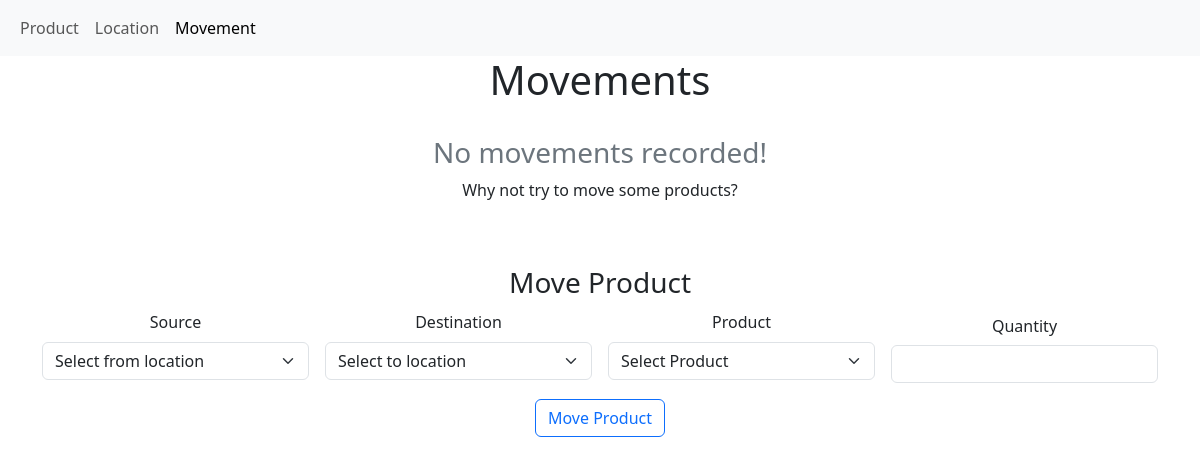
Page /Add/Edit/ViewProductMovement/ on the earlier database version.
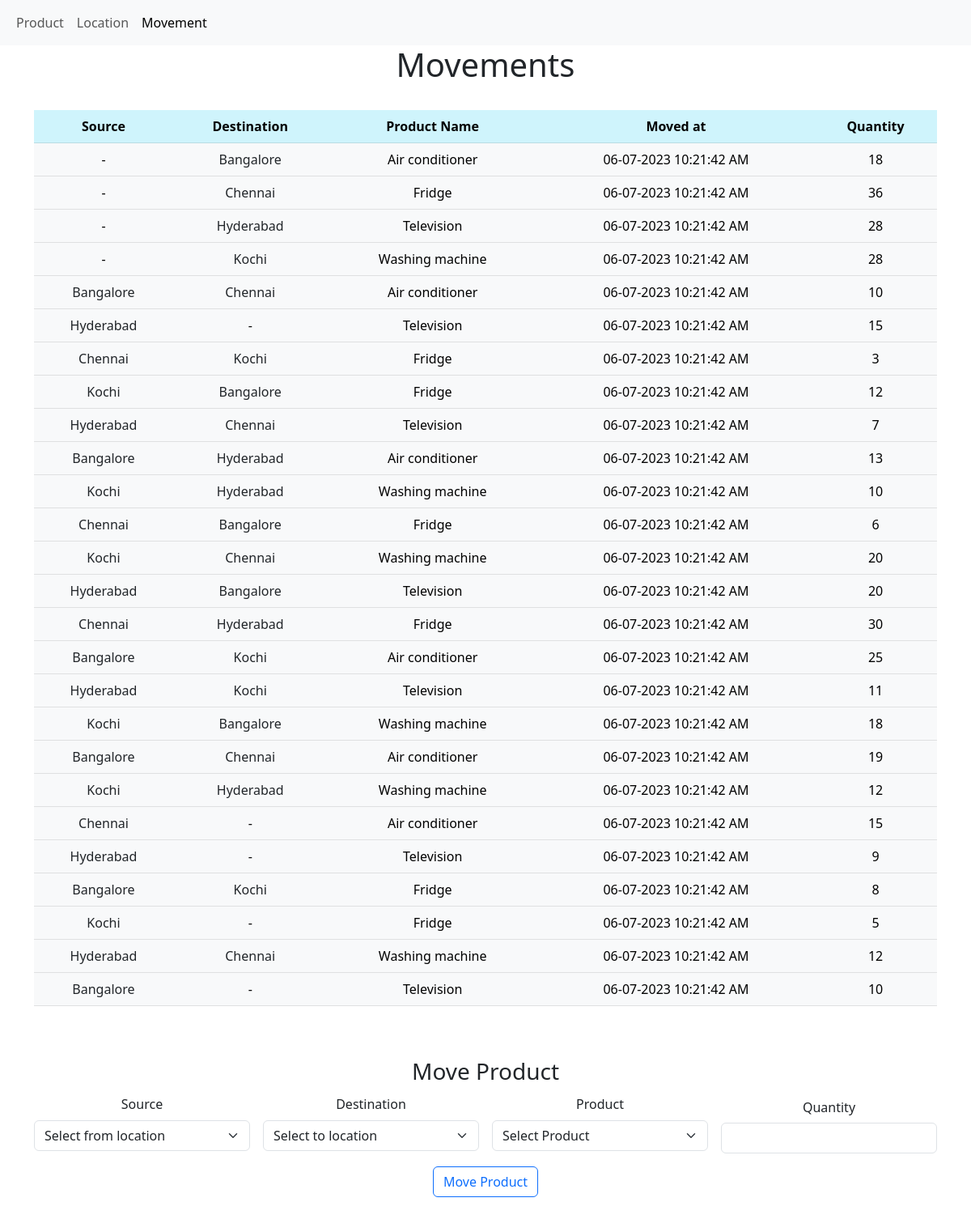
Same page on the later database version.
### core/models.py (models this page shows, shortened)
class ProductMovement(db.Model):
    movement_id = db.Column(db.Integer, primary_key=True)
    timestamp = db.Column(db.DateTime, default=datetime.now())
    from_location_id = db.Column(db.Integer, db.ForeignKey("location.location_id"))
    to_location_id = db.Column(db.Integer, db.ForeignKey("location.location_id"))
    product_id = db.Column(db.Integer, db.ForeignKey("product.product_id"))
    quantity = db.Column(db.Integer, nullable=False)
    product = db.relationship("Product", foreign_keys=[product_id])
    from_location = db.relationship("Location", foreign_keys=[from_location_id])
    to_location = db.relationship("Location", foreign_keys=[to_location_id])

class Location(db.Model):
    location_id = db.Column(db.Integer, primary_key=True)
    name = db.Column(db.String(30), unique=True, nullable=False)

class Product(db.Model):
    product_id = db.Column(db.Integer, primary_key=True)
    name = db.Column(db.String(30), unique=True, nullable=False)

### core/routes.py (the view, shortened to what this page needs)
@app.route("/Add/Edit/ViewProductMovement/", methods=["GET", "POST"])
def movement():
    movements = ProductMovement.query.order_by(ProductMovement.timestamp.asc()).all()
    products = Product.query.order_by(Product.name).all()
    locations = Location.query.order_by(Location.name).all()
    context = {"movements": movements, "products": products, "locations": locations}
    return render_template("movement.html", context=context)

### core/templates/movement.html (shortened to what this page needs)
{% extends 'base.html' %}
{% block movement_nav %} active {% endblock %}
{% block content %}
<div class="container-fluid text-center">
  <h1>Movements</h1>
  <br />
  <div class="container-sm">
    {% if context.movements %}
    <table class="table table-info table-hover">
      <thead>
        <tr>
          <th scope="col">Source</th>
          <th scope="col">Destination</th>
          <th scope="col">Product Name</th>
          <th scope="col">Moved at</th>
          <th scope="col">Quantity</th>
        </tr>
      </thead>
      <tbody>
        {% for movement in context.movements %}
        <tr class="table-light">
          {% if movement.from_location %}
          <td>
            <a
              class="link-dark link-offset-2 link-underline link-underline-opacity-0"
              href="{{ url_for('warehouse') + '?location=' + movement.from_location.name}}"
            >
              {{movement.from_location.name}}</a
            >
          </td>
          {% else %}
          <td>-</td>
          {% endif %}
          {% if movement.to_location %}
          <td>
            <a
              class="link-dark link-offset-2 link-underline link-underline-opacity-0"
              href="{{ url_for('warehouse') + '?location=' + movement.to_location.name}}"
            >
              {{movement.to_location.name}}</a
            >
          </td>
          {% else %}
          <td>-</td>
          {% endif %}
          <td>{{movement.product.name}}</td>
          <td>{{movement.timestamp.strftime("%d-%m-%Y %I:%M:%S %p")}}</td>
          <td>{{movement.quantity}}</td>
        </tr>
        {% endfor %}
      </tbody>
    </table>
    {% else %}
    <h3 class="text-secondary">No movements recorded!</h3>
    <p>Why not try to move some products?</p>
    {% endif %}
    <br /><br />
    <h3>Move Product</h3>
    <form
      action="/Add/Edit/ViewProductMovement/"
      method="post"
      onsubmit="return validateForm()"
    >
      <div class="row g-3 align-items-center">
        <div class="col-md-3">
          <div class="col-auto">
            <label for="from_location" class="form-label">Source</label>
          </div>
          <div class="col-auto">
            <select
              name="from_location"
              id="from_location"
              class="form-select"
              required
            >
              <option value="">Select from location</option>
            </select>
          </div>
        </div>
        <div class="col-md-3">
          <div class="col-auto">
            <label for="to_location" class="form-label">Destination</label>
          </div>
          <div class="col-auto">
            <select
              name="to_location"
              id="to_location"
              class="form-select"
              required
            >
              <option value="">Select to location</option>
            </select>
          </div>
        </div>
        <div class="col-md-3">
          <div class="col-auto">
            <label for="product" class="form-label">Product</label>
          </div>
          <div class="col-auto">
            <select name="product" class="form-select" required>
              <option value="">Select Product</option>
            </select>
          </div>
        </div>
        <div class="col-md-3">
          <div class="col-auto">
            <label for="quantity" class="col-form-label">Quantity</label>
          </div>
          <div class="col-auto">
            <input
              type="number"
              name="quantity"
              class="form-control"
              min="1"
              required
            />
          </div>
        </div>
        <div class="col-md-12">
          <button type="submit" class="btn btn-outline-primary">
            Move Product
          </button>
        </div>
      </div>
    </form>
  </div>
</div>
<br /><br />
{% endblock %}

### core/templates/base.html (shortened to what this page needs)
<!DOCTYPE html>
<html lang="en">
  <head>
    <link
      href="https://cdn.jsdelivr.net/npm/bootstrap@5.3.0/dist/css/bootstrap.min.css"
      rel="stylesheet"
    />
  </head>
  <body>
    <nav class="navbar navbar-expand-lg bg-body-tertiary">
      <div class="container-fluid">
        <div class="collapse navbar-collapse" id="navbarNav">
          <ul class="navbar-nav">
            <li class="nav-item">
              <a
                class="nav-link {% block product_nav %}{% endblock %}"
                href="{{ url_for('product') }}"
                >Product</a
              >
            </li>
            <li class="nav-item">
              <a
                class="nav-link {% block location_nav %}{% endblock %}"
                href="{{ url_for('location') }}"
                >Location</a
              >
            </li>
            <li class="nav-item">
              <a
                class="nav-link {% block movement_nav %}{% endblock %}"
                href="{{ url_for('movement') }}"
                >Movement</a
              >
            </li>
          </ul>
        </div>
      </div>
    </nav>
    {% block content %} {% endblock %}
  </body>
</html>

Differences in the rows shown:
added ProductMovement: to_location.name "Bangalore", product.name "Air conditioner", timestamp "06-07-2023 10:21:42 AM", quantity "18"
added ProductMovement: to_location.name "Chennai", product.name "Fridge", timestamp "06-07-2023 10:21:42 AM", quantity "36"
added ProductMovement: to_location.name "Hyderabad", product.name "Television", timestamp "06-07-2023 10:21:42 AM", quantity "28"
added ProductMovement: to_location.name "Kochi", product.name "Washing machine", timestamp "06-07-2023 10:21:42 AM", quantity "28"
added ProductMovement: from_location.name "Bangalore", to_location.name "Chennai", product.name "Air conditioner", timestamp "06-07-2023 10:21:42 AM", quantity "10"
added ProductMovement: from_location.name "Hyderabad", product.name "Television", timestamp "06-07-2023 10:21:42 AM", quantity "15"
added ProductMovement: from_location.name "Chennai", to_location.name "Kochi", product.name "Fridge", timestamp "06-07-2023 10:21:42 AM", quantity "3"
added ProductMovement: from_location.name "Kochi", to_location.name "Bangalore", product.name "Fridge", timestamp "06-07-2023 10:21:42 AM", quantity "12"
added ProductMovement: from_location.name "Hyderabad", to_location.name "Chennai", product.name "Television", timestamp "06-07-2023 10:21:42 AM", quantity "7"
added ProductMovement: from_location.name "Bangalore", to_location.name "Hyderabad", product.name "Air conditioner", timestamp "06-07-2023 10:21:42 AM", quantity "13"
added ProductMovement: from_location.name "Kochi", to_location.name "Hyderabad", product.name "Washing machine", timestamp "06-07-2023 10:21:42 AM", quantity "10"
added ProductMovement: from_location.name "Chennai", to_location.name "Bangalore", product.name "Fridge", timestamp "06-07-2023 10:21:42 AM", quantity "6"
added ProductMovement: from_location.name "Kochi", to_location.name "Chennai", product.name "Washing machine", timestamp "06-07-2023 10:21:42 AM", quantity "20"
added ProductMovement: from_location.name "Hyderabad", to_location.name "Bangalore", product.name "Television", timestamp "06-07-2023 10:21:42 AM", quantity "20"
added ProductMovement: from_location.name "Chennai", to_location.name "Hyderabad", product.name "Fridge", timestamp "06-07-2023 10:21:42 AM", quantity "30"
added ProductMovement: from_location.name "Bangalore", to_location.name "Kochi", product.name "Air conditioner", timestamp "06-07-2023 10:21:42 AM", quantity "25"
added ProductMovement: from_location.name "Hyderabad", to_location.name "Kochi", product.name "Television", timestamp "06-07-2023 10:21:42 AM", quantity "11"
added ProductMovement: from_location.name "Kochi", to_location.name "Bangalore", product.name "Washing machine", timestamp "06-07-2023 10:21:42 AM", quantity "18"
added ProductMovement: from_location.name "Bangalore", to_location.name "Chennai", product.name "Air conditioner", timestamp "06-07-2023 10:21:42 AM", quantity "19"
added ProductMovement: from_location.name "Kochi", to_location.name "Hyderabad", product.name "Washing machine", timestamp "06-07-2023 10:21:42 AM", quantity "12"
added ProductMovement: from_location.name "Chennai", product.name "Air conditioner", timestamp "06-07-2023 10:21:42 AM", quantity "15"
added ProductMovement: from_location.name "Hyderabad", product.name "Television", timestamp "06-07-2023 10:21:42 AM", quantity "9"
added ProductMovement: from_location.name "Bangalore", to_location.name "Kochi", product.name "Fridge", timestamp "06-07-2023 10:21:42 AM", quantity "8"
added ProductMovement: from_location.name "Kochi", product.name "Fridge", timestamp "06-07-2023 10:21:42 AM", quantity "5"
added ProductMovement: from_location.name "Hyderabad", to_location.name "Chennai", product.name "Washing machine", timestamp "06-07-2023 10:21:42 AM", quantity "12"
added ProductMovement: from_location.name "Bangalore", product.name "Television", timestamp "06-07-2023 10:21:42 AM", quantity "10"
Other differences:
text no longer shown: "No movements recorded! Why not try to move some products?"
text now shown: "Source Destination Product Name Moved at Quantity"
